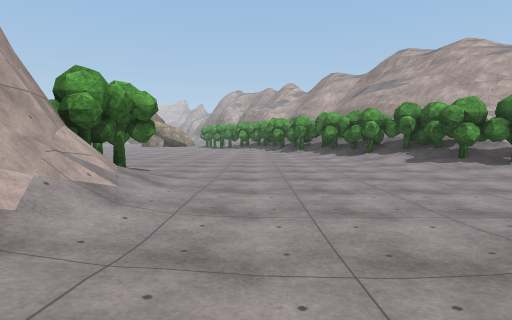
[1] (above)

20 first-person views from a walk through a 3-D level made in the Unity game engine. The camera is 1.2 m above the floor, tilts 4° down and sees 80° across. The floor is counted in squares, 2 m on a side. Each view is taken from the middle of a square. On the plan, view 1 faces up. The plan holds only what a view shows up to about 9 squares ahead; the rest is blank. The place goes on beyond the plan. The player character is not drawn. Surface patterns are stand-ins for the level's own textures.

[2]
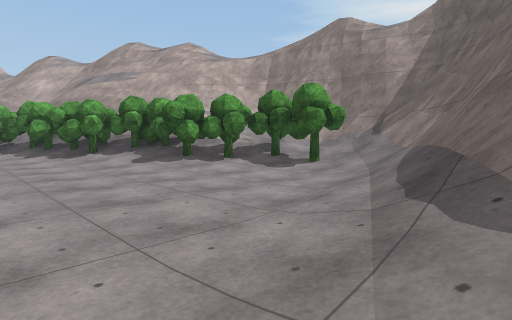

[3]
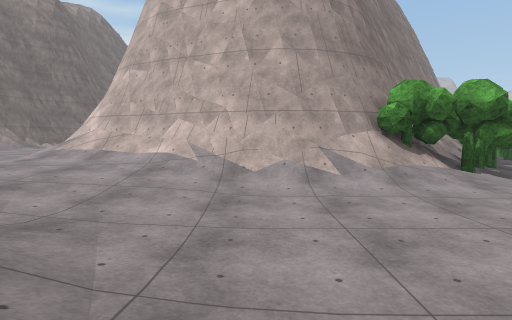

[4]
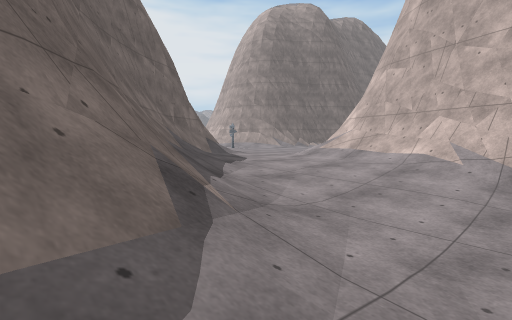

[5]
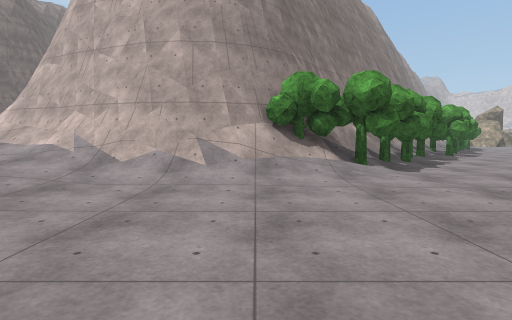

[6]
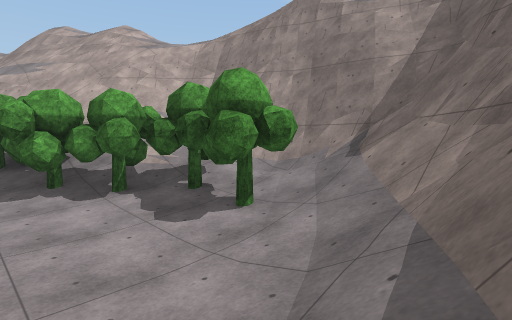

[7]
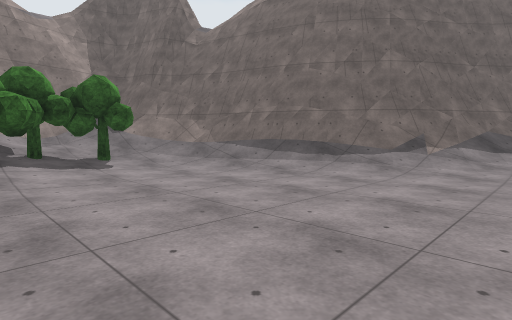

[8]
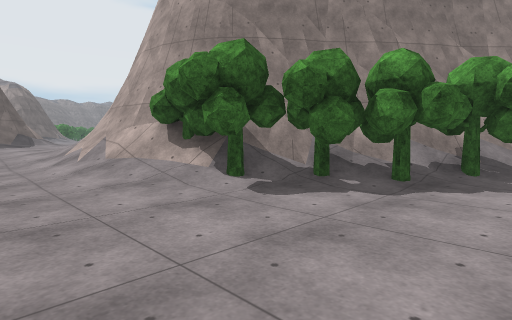

[9]
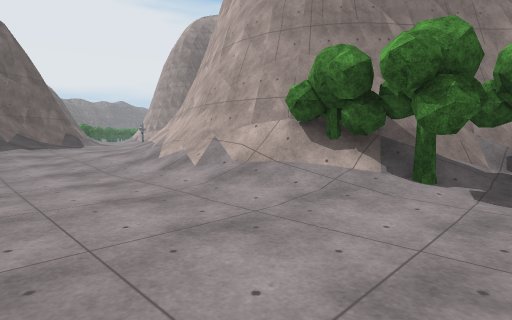

[10]
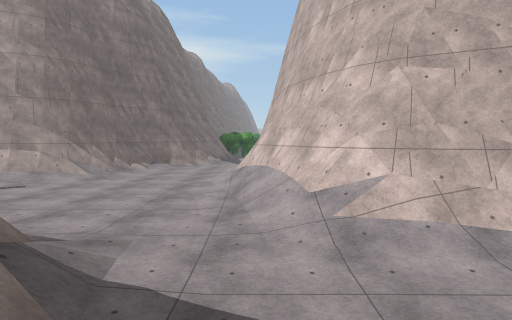

[11]
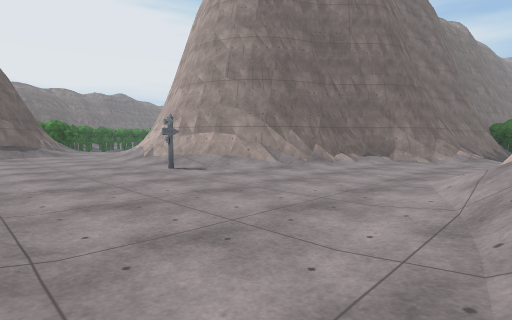

[12]
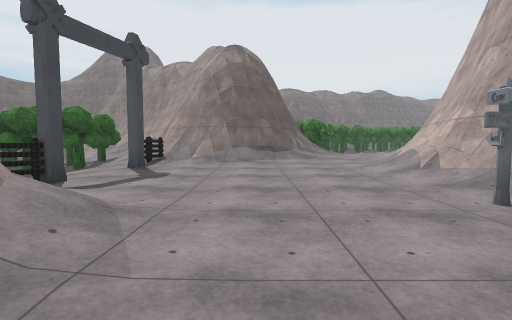

[13]
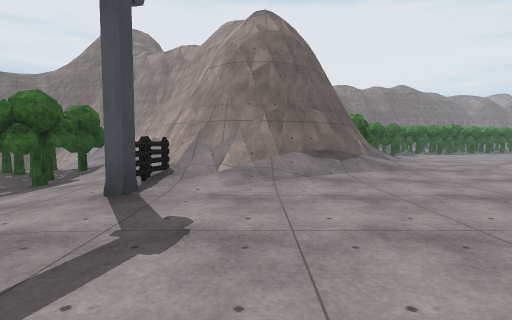

[14]
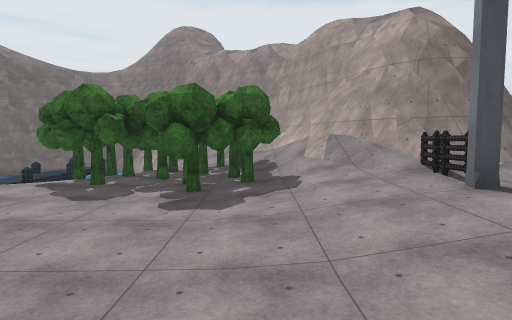

[15]
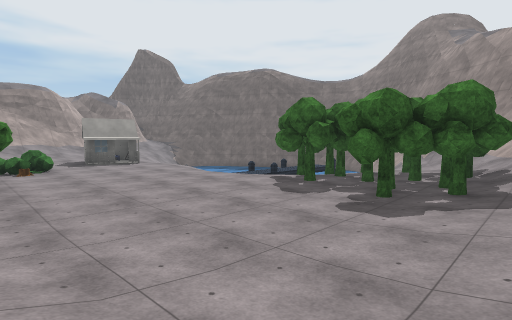

[16]
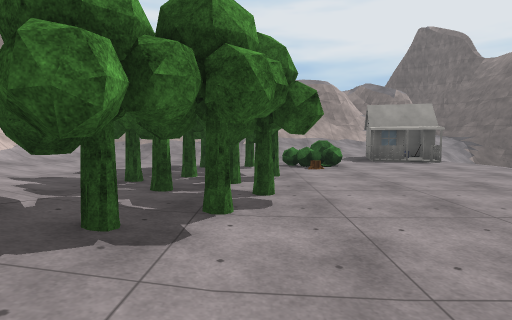

[17]
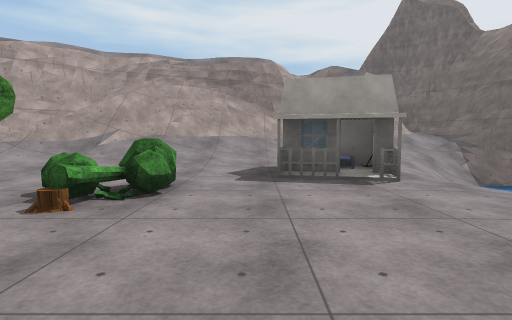

[18]
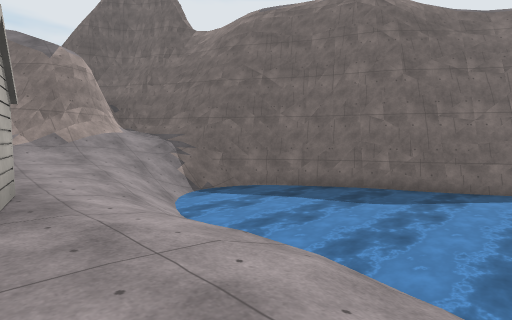

[19]
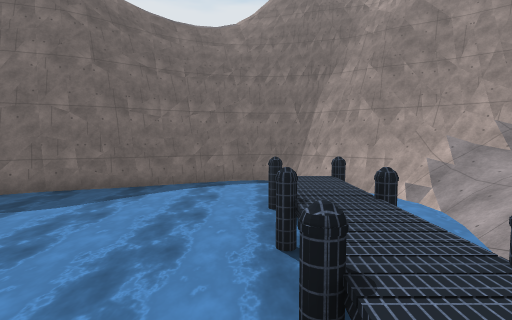

[20]
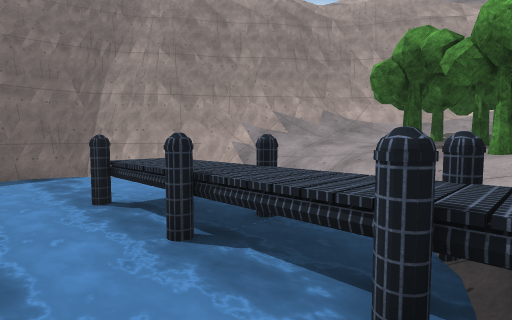

### Floor plan
Key: @ floor where view 1 was taken; # wall or solid block; . main floor; : floor 0.25 m higher than the main floor; - floor 0.25 m lower than the main floor; + floor 0.5 m higher than the main floor; * floor 0.75 m higher than the main floor; _ floor 1.25 m lower than the main floor; % floor 2.5 m higher than the main floor; / step, stairs or slope; = window, fence, low wall or low ledge; ~ water the walk can cross; ≈ water the walk keeps out of; T tree; S signpost; C cabin; O other object.
Columns run from 14 left of view 1 to 19 right of it. Each row starts with its distance up from view 1.
  9         T......... T =#
  8        ##TT.......:TT%#
  7         ##TT.......TT #
  6          ##TT.......TT##
  5           #T/.......TT/#
  4           ##/.......://#
  3            ##:.....///##
  2            ##:...//####
  1            #/:..//###
  0           ##*+@/###
 -1          ##/*++/##
 -2         ##=/**/##
 -3        ##//***/##
 -4 ++***********###       ///
 -5 //+*********##       /::::/
 -6  ##*********        /:...:/
 -7   ###*******       /:TT .://###
 -8    ####*****#     :TTTTOT.://##
 -9      ##/S***/ ///..TT#TOT..+//#
-10       ##*****O:...-...T.T..://=
-11       ##*****+:..-......TT.:///
-12       #/*****+:.............://
-13       #/****#*+...........CCO+/
-14      ##***////+TT.........CO
-15       /**=###//TTTTT- ------.:+/#
-16      /**/#####/TTTTT/-////////:/##
-17      ***/#   #/TTTT/ -≈≈≈≈≈≈~///##
-18              ##/TTT/≈-≈≈≈≈≈≈≈~///
-19               #//.-/≈≈≈≈≈≈≈≈≈≈/
-20               ##///_≈#≈≈≈≈≈≈≈##
-21                ##/// ≈≈≈≈≈≈≈##
-22                ###=##≈≈≈≈≈###
-23                  #####≈≈###
-24                      ####

Positions as (right, up) in squares from view 1, and headings:
1: (0, 0), facing up
2: (1, 1), facing up-right
3: (3, 2), facing left
4: (3, 2), facing down-left
5: (3, 4), facing left
6: (4, 2), facing up-right
7: (0, 7), facing down-right
8: (0, 9), facing down-left
9: (1, 7), facing down-left
10: (0, -3), facing left
11: (-3, -3), facing down-left
12: (-4, -6), facing down
13: (-3, -9), facing down
14: (1, -9), facing down
15: (0, -9), facing down-right
16: (3, -9), facing right
17: (7, -12), facing right
18: (9, -14), facing down-right
19: (8, -15), facing down
20: (9, -16), facing down-left
